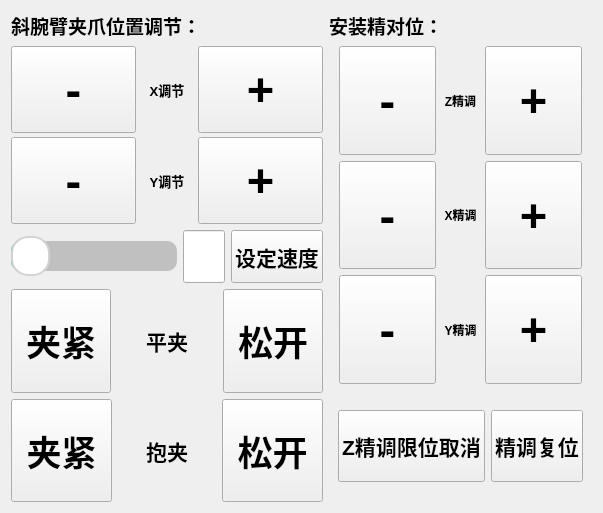
<?xml version="1.0" encoding="UTF-8"?>
<ui version="4.0">
 <class>ClampWidget</class>
 <widget class="QWidget" name="ClampWidget">
  <property name="geometry">
   <rect>
    <x>0</x>
    <y>0</y>
    <width>517</width>
    <height>513</height>
   </rect>
  </property>
  <property name="windowTitle">
   <string>Form</string>
  </property>
  <layout class="QHBoxLayout" name="horizontalLayout_5" stretch="1,1">
   <item>
    <layout class="QVBoxLayout" name="verticalLayout_6" stretch="4,1,4">
     <item>
      <layout class="QVBoxLayout" name="verticalLayout_5">
       <item>
        <widget class="QLabel" name="label_2">
         <property name="font">
          <font>
           <pointsize>14</pointsize>
           <bold>true</bold>
          </font>
         </property>
         <property name="text">
          <string>斜腕臂夹爪位置调节：</string>
         </property>
        </widget>
       </item>
       <item>
        <layout class="QVBoxLayout" name="verticalLayout_23" stretch="1,1">
         <property name="spacing">
          <number>4</number>
         </property>
         <item>
          <layout class="QHBoxLayout" name="horizontalLayout_43" stretch="2,1,2">
           <property name="spacing">
            <number>0</number>
           </property>
           <property name="leftMargin">
            <number>0</number>
           </property>
           <property name="rightMargin">
            <number>0</number>
           </property>
           <item>
            <widget class="QPushButton" name="C3Down_Btn">
             <property name="sizePolicy">
              <sizepolicy hsizetype="Preferred" vsizetype="Preferred">
               <horstretch>0</horstretch>
               <verstretch>0</verstretch>
              </sizepolicy>
             </property>
             <property name="font">
              <font>
               <pointsize>35</pointsize>
               <bold>true</bold>
              </font>
             </property>
             <property name="cursor">
              <cursorShape>PointingHandCursor</cursorShape>
             </property>
             <property name="styleSheet">
              <string notr="true"/>
             </property>
             <property name="text">
              <string>-</string>
             </property>
            </widget>
           </item>
           <item>
            <widget class="QLabel" name="label_51">
             <property name="font">
              <font>
               <pointsize>10</pointsize>
               <bold>true</bold>
              </font>
             </property>
             <property name="text">
              <string>X调节</string>
             </property>
             <property name="alignment">
              <set>Qt::AlignCenter</set>
             </property>
            </widget>
           </item>
           <item>
            <widget class="QPushButton" name="C3Up_Btn">
             <property name="sizePolicy">
              <sizepolicy hsizetype="Preferred" vsizetype="Preferred">
               <horstretch>0</horstretch>
               <verstretch>0</verstretch>
              </sizepolicy>
             </property>
             <property name="font">
              <font>
               <pointsize>35</pointsize>
               <bold>true</bold>
              </font>
             </property>
             <property name="cursor">
              <cursorShape>PointingHandCursor</cursorShape>
             </property>
             <property name="styleSheet">
              <string notr="true"/>
             </property>
             <property name="text">
              <string>+</string>
             </property>
            </widget>
           </item>
          </layout>
         </item>
         <item>
          <layout class="QHBoxLayout" name="horizontalLayout_53" stretch="2,1,2">
           <property name="spacing">
            <number>0</number>
           </property>
           <property name="leftMargin">
            <number>0</number>
           </property>
           <property name="rightMargin">
            <number>0</number>
           </property>
           <item>
            <widget class="QPushButton" name="C3Down_Btn_2">
             <property name="sizePolicy">
              <sizepolicy hsizetype="Preferred" vsizetype="Preferred">
               <horstretch>0</horstretch>
               <verstretch>0</verstretch>
              </sizepolicy>
             </property>
             <property name="font">
              <font>
               <pointsize>35</pointsize>
               <bold>true</bold>
              </font>
             </property>
             <property name="cursor">
              <cursorShape>PointingHandCursor</cursorShape>
             </property>
             <property name="styleSheet">
              <string notr="true"/>
             </property>
             <property name="text">
              <string>-</string>
             </property>
            </widget>
           </item>
           <item>
            <widget class="QLabel" name="label_57">
             <property name="font">
              <font>
               <pointsize>10</pointsize>
               <bold>true</bold>
              </font>
             </property>
             <property name="text">
              <string>Y调节</string>
             </property>
             <property name="alignment">
              <set>Qt::AlignCenter</set>
             </property>
            </widget>
           </item>
           <item>
            <widget class="QPushButton" name="C3Up_Btn_2">
             <property name="sizePolicy">
              <sizepolicy hsizetype="Preferred" vsizetype="Preferred">
               <horstretch>0</horstretch>
               <verstretch>0</verstretch>
              </sizepolicy>
             </property>
             <property name="font">
              <font>
               <pointsize>35</pointsize>
               <bold>true</bold>
              </font>
             </property>
             <property name="cursor">
              <cursorShape>PointingHandCursor</cursorShape>
             </property>
             <property name="styleSheet">
              <string notr="true"/>
             </property>
             <property name="text">
              <string>+</string>
             </property>
            </widget>
           </item>
          </layout>
         </item>
        </layout>
       </item>
      </layout>
     </item>
     <item>
      <layout class="QHBoxLayout" name="horizontalLayout_4" stretch="4,1,1">
       <property name="topMargin">
        <number>0</number>
       </property>
       <item>
        <widget class="QSlider" name="horizontalSlider">
         <property name="sizePolicy">
          <sizepolicy hsizetype="Expanding" vsizetype="Preferred">
           <horstretch>0</horstretch>
           <verstretch>0</verstretch>
          </sizepolicy>
         </property>
         <property name="styleSheet">
          <string notr="true">QSlider::handle:horizontal {
    width: 35px;
    height: 35px;
    margin-top: -5px; /* 根据滑槽高度调整这个值 */
    margin-left: 0px;
    margin-bottom: -5px; /* 根据滑槽高度调整这个值 */
    margin-right: 0px;
    background: white; /* 白色滑块 */
    border: 2px solid lightgray; /* 边框颜色 */
    border-radius: 17px; /* 设置圆形 */
}

QSlider::groove:horizontal {
    height: 30px;
    left: 0px;
    right: 0px;
    border: 0px;
    border-radius: 10px;
    background: rgba(0, 0, 0, 50); /* 滑槽背景 */
}
QSlider::sub-page:horizontal {
    border-radius: 10px; /* 确保与 groove 保持一致 */
     /* background: rgba(240, 240, 240, 1); /* 已经过的滑槽部分颜色 */
	background: rgb(64, 191, 191);
}

QSlider::add-page:horizontal {
    border-radius: 10px; /* 也对未经过的部分设置圆角 */
    background: transparent; /* 设置为透明或其他颜色 */
}</string>
         </property>
         <property name="orientation">
          <enum>Qt::Horizontal</enum>
         </property>
        </widget>
       </item>
       <item>
        <widget class="QLineEdit" name="lineEdit">
         <property name="sizePolicy">
          <sizepolicy hsizetype="Expanding" vsizetype="Preferred">
           <horstretch>0</horstretch>
           <verstretch>0</verstretch>
          </sizepolicy>
         </property>
        </widget>
       </item>
       <item>
        <widget class="QPushButton" name="pushButton_speed">
         <property name="sizePolicy">
          <sizepolicy hsizetype="Minimum" vsizetype="Preferred">
           <horstretch>0</horstretch>
           <verstretch>0</verstretch>
          </sizepolicy>
         </property>
         <property name="font">
          <font>
           <pointsize>16</pointsize>
           <bold>true</bold>
          </font>
         </property>
         <property name="text">
          <string>设定速度</string>
         </property>
        </widget>
       </item>
      </layout>
     </item>
     <item>
      <layout class="QVBoxLayout" name="verticalLayout_2">
       <item>
        <layout class="QHBoxLayout" name="horizontalLayout_2">
         <item>
          <widget class="QPushButton" name="C1C2grip_Btn">
           <property name="sizePolicy">
            <sizepolicy hsizetype="Minimum" vsizetype="Preferred">
             <horstretch>0</horstretch>
             <verstretch>0</verstretch>
            </sizepolicy>
           </property>
           <property name="minimumSize">
            <size>
             <width>100</width>
             <height>0</height>
            </size>
           </property>
           <property name="font">
            <font>
             <pointsize>26</pointsize>
             <italic>false</italic>
             <bold>true</bold>
            </font>
           </property>
           <property name="cursor">
            <cursorShape>PointingHandCursor</cursorShape>
           </property>
           <property name="styleSheet">
            <string notr="true">QPushButton:pressed
{
	background-color: rgb(160, 160, 160);
}

QPushButton:released
{
	background-color: rgb(255, 255, 255);
}</string>
           </property>
           <property name="text">
            <string>夹紧</string>
           </property>
          </widget>
         </item>
         <item>
          <widget class="QLabel" name="label_pz">
           <property name="minimumSize">
            <size>
             <width>100</width>
             <height>0</height>
            </size>
           </property>
           <property name="font">
            <font>
             <pointsize>16</pointsize>
             <bold>true</bold>
            </font>
           </property>
           <property name="cursor">
            <cursorShape>ArrowCursor</cursorShape>
           </property>
           <property name="text">
            <string>平夹</string>
           </property>
           <property name="alignment">
            <set>Qt::AlignCenter</set>
           </property>
          </widget>
         </item>
         <item>
          <widget class="QPushButton" name="C1C2release_Btn">
           <property name="sizePolicy">
            <sizepolicy hsizetype="Minimum" vsizetype="Preferred">
             <horstretch>0</horstretch>
             <verstretch>0</verstretch>
            </sizepolicy>
           </property>
           <property name="minimumSize">
            <size>
             <width>100</width>
             <height>0</height>
            </size>
           </property>
           <property name="font">
            <font>
             <pointsize>26</pointsize>
             <italic>false</italic>
             <bold>true</bold>
            </font>
           </property>
           <property name="cursor">
            <cursorShape>PointingHandCursor</cursorShape>
           </property>
           <property name="styleSheet">
            <string notr="true">QPushButton:pressed
{
	background-color: rgb(160, 160, 160);
}

QPushButton:released
{
	background-color: rgb(255, 255, 255);
}</string>
           </property>
           <property name="text">
            <string>松开</string>
           </property>
          </widget>
         </item>
        </layout>
       </item>
       <item>
        <layout class="QHBoxLayout" name="horizontalLayout_44">
         <property name="spacing">
          <number>4</number>
         </property>
         <item>
          <widget class="QPushButton" name="C3grip_Btn">
           <property name="sizePolicy">
            <sizepolicy hsizetype="Minimum" vsizetype="Preferred">
             <horstretch>0</horstretch>
             <verstretch>0</verstretch>
            </sizepolicy>
           </property>
           <property name="minimumSize">
            <size>
             <width>100</width>
             <height>0</height>
            </size>
           </property>
           <property name="font">
            <font>
             <pointsize>26</pointsize>
             <italic>false</italic>
             <bold>true</bold>
            </font>
           </property>
           <property name="cursor">
            <cursorShape>PointingHandCursor</cursorShape>
           </property>
           <property name="styleSheet">
            <string notr="true">QPushButton:pressed
{
	background-color: rgb(160, 160, 160);
}

QPushButton:released
{
	background-color: rgb(255, 255, 255);
}</string>
           </property>
           <property name="text">
            <string>夹紧</string>
           </property>
          </widget>
         </item>
         <item>
          <widget class="QLabel" name="label_bz">
           <property name="minimumSize">
            <size>
             <width>100</width>
             <height>0</height>
            </size>
           </property>
           <property name="font">
            <font>
             <pointsize>16</pointsize>
             <bold>true</bold>
            </font>
           </property>
           <property name="cursor">
            <cursorShape>ArrowCursor</cursorShape>
           </property>
           <property name="text">
            <string>抱夹</string>
           </property>
           <property name="alignment">
            <set>Qt::AlignCenter</set>
           </property>
          </widget>
         </item>
         <item>
          <widget class="QPushButton" name="C3release_Btn">
           <property name="sizePolicy">
            <sizepolicy hsizetype="Minimum" vsizetype="Preferred">
             <horstretch>0</horstretch>
             <verstretch>0</verstretch>
            </sizepolicy>
           </property>
           <property name="minimumSize">
            <size>
             <width>100</width>
             <height>0</height>
            </size>
           </property>
           <property name="font">
            <font>
             <pointsize>26</pointsize>
             <italic>false</italic>
             <bold>true</bold>
            </font>
           </property>
           <property name="cursor">
            <cursorShape>PointingHandCursor</cursorShape>
           </property>
           <property name="styleSheet">
            <string notr="true">QPushButton:pressed
{
	background-color: rgb(160, 160, 160);
}

QPushButton:released
{
	background-color: rgb(255, 255, 255);
}</string>
           </property>
           <property name="text">
            <string>松开</string>
           </property>
          </widget>
         </item>
        </layout>
       </item>
      </layout>
     </item>
    </layout>
   </item>
   <item>
    <layout class="QVBoxLayout" name="verticalLayout_4" stretch="0,3,1">
     <item>
      <layout class="QHBoxLayout" name="horizontalLayout">
       <item>
        <layout class="QVBoxLayout" name="verticalLayout_3" stretch="1">
         <item>
          <widget class="QLabel" name="label">
           <property name="font">
            <font>
             <pointsize>14</pointsize>
             <bold>true</bold>
            </font>
           </property>
           <property name="text">
            <string>安装精对位：</string>
           </property>
          </widget>
         </item>
        </layout>
       </item>
      </layout>
     </item>
     <item>
      <layout class="QVBoxLayout" name="verticalLayout">
       <item>
        <layout class="QHBoxLayout" name="horizontalLayout_50" stretch="2,1,2">
         <property name="spacing">
          <number>0</number>
         </property>
         <property name="leftMargin">
          <number>10</number>
         </property>
         <property name="rightMargin">
          <number>10</number>
         </property>
         <item>
          <widget class="QPushButton" name="Clamp_z_Down_Btn">
           <property name="sizePolicy">
            <sizepolicy hsizetype="Preferred" vsizetype="Preferred">
             <horstretch>0</horstretch>
             <verstretch>0</verstretch>
            </sizepolicy>
           </property>
           <property name="font">
            <font>
             <pointsize>35</pointsize>
             <bold>true</bold>
            </font>
           </property>
           <property name="cursor">
            <cursorShape>PointingHandCursor</cursorShape>
           </property>
           <property name="styleSheet">
            <string notr="true"/>
           </property>
           <property name="text">
            <string>-</string>
           </property>
          </widget>
         </item>
         <item>
          <widget class="QLabel" name="label_54">
           <property name="font">
            <font>
             <bold>true</bold>
            </font>
           </property>
           <property name="text">
            <string>Z精调</string>
           </property>
           <property name="alignment">
            <set>Qt::AlignCenter</set>
           </property>
          </widget>
         </item>
         <item>
          <widget class="QPushButton" name="Clamp_z_Up_Btn">
           <property name="sizePolicy">
            <sizepolicy hsizetype="Preferred" vsizetype="Preferred">
             <horstretch>0</horstretch>
             <verstretch>0</verstretch>
            </sizepolicy>
           </property>
           <property name="font">
            <font>
             <pointsize>35</pointsize>
             <bold>true</bold>
            </font>
           </property>
           <property name="cursor">
            <cursorShape>PointingHandCursor</cursorShape>
           </property>
           <property name="styleSheet">
            <string notr="true"/>
           </property>
           <property name="text">
            <string>+</string>
           </property>
          </widget>
         </item>
        </layout>
       </item>
       <item>
        <layout class="QHBoxLayout" name="horizontalLayout_48" stretch="2,1,2">
         <property name="spacing">
          <number>0</number>
         </property>
         <property name="leftMargin">
          <number>10</number>
         </property>
         <property name="rightMargin">
          <number>10</number>
         </property>
         <item>
          <widget class="QPushButton" name="Clamp_x_Down_Btn">
           <property name="sizePolicy">
            <sizepolicy hsizetype="Preferred" vsizetype="Preferred">
             <horstretch>0</horstretch>
             <verstretch>0</verstretch>
            </sizepolicy>
           </property>
           <property name="font">
            <font>
             <pointsize>35</pointsize>
             <bold>true</bold>
            </font>
           </property>
           <property name="cursor">
            <cursorShape>PointingHandCursor</cursorShape>
           </property>
           <property name="styleSheet">
            <string notr="true"/>
           </property>
           <property name="text">
            <string>-</string>
           </property>
          </widget>
         </item>
         <item>
          <widget class="QLabel" name="label_52">
           <property name="font">
            <font>
             <bold>true</bold>
            </font>
           </property>
           <property name="text">
            <string>X精调</string>
           </property>
           <property name="alignment">
            <set>Qt::AlignCenter</set>
           </property>
          </widget>
         </item>
         <item>
          <widget class="QPushButton" name="Clamp_x_Up_Btn">
           <property name="sizePolicy">
            <sizepolicy hsizetype="Preferred" vsizetype="Preferred">
             <horstretch>0</horstretch>
             <verstretch>0</verstretch>
            </sizepolicy>
           </property>
           <property name="font">
            <font>
             <pointsize>35</pointsize>
             <bold>true</bold>
            </font>
           </property>
           <property name="cursor">
            <cursorShape>PointingHandCursor</cursorShape>
           </property>
           <property name="styleSheet">
            <string notr="true"/>
           </property>
           <property name="text">
            <string>+</string>
           </property>
          </widget>
         </item>
        </layout>
       </item>
       <item>
        <layout class="QHBoxLayout" name="horizontalLayout_49" stretch="2,1,2">
         <property name="spacing">
          <number>0</number>
         </property>
         <property name="leftMargin">
          <number>10</number>
         </property>
         <property name="rightMargin">
          <number>10</number>
         </property>
         <item>
          <widget class="QPushButton" name="Clamp_y_Down_Btn">
           <property name="sizePolicy">
            <sizepolicy hsizetype="Preferred" vsizetype="Preferred">
             <horstretch>0</horstretch>
             <verstretch>0</verstretch>
            </sizepolicy>
           </property>
           <property name="font">
            <font>
             <pointsize>35</pointsize>
             <bold>true</bold>
            </font>
           </property>
           <property name="cursor">
            <cursorShape>PointingHandCursor</cursorShape>
           </property>
           <property name="styleSheet">
            <string notr="true"/>
           </property>
           <property name="text">
            <string>-</string>
           </property>
          </widget>
         </item>
         <item>
          <widget class="QLabel" name="label_53">
           <property name="font">
            <font>
             <bold>true</bold>
            </font>
           </property>
           <property name="text">
            <string>Y精调</string>
           </property>
           <property name="alignment">
            <set>Qt::AlignCenter</set>
           </property>
          </widget>
         </item>
         <item>
          <widget class="QPushButton" name="Clamp_y_Up_Btn">
           <property name="sizePolicy">
            <sizepolicy hsizetype="Preferred" vsizetype="Preferred">
             <horstretch>0</horstretch>
             <verstretch>0</verstretch>
            </sizepolicy>
           </property>
           <property name="font">
            <font>
             <pointsize>35</pointsize>
             <bold>true</bold>
            </font>
           </property>
           <property name="cursor">
            <cursorShape>PointingHandCursor</cursorShape>
           </property>
           <property name="styleSheet">
            <string notr="true"/>
           </property>
           <property name="text">
            <string>+</string>
           </property>
          </widget>
         </item>
        </layout>
       </item>
      </layout>
     </item>
     <item>
      <widget class="QWidget" name="widget" native="true">
       <layout class="QHBoxLayout" name="horizontalLayout_3" stretch="1,1">
        <property name="topMargin">
         <number>20</number>
        </property>
        <property name="bottomMargin">
         <number>20</number>
        </property>
        <item>
         <widget class="QPushButton" name="pushButton_recov_2">
          <property name="sizePolicy">
           <sizepolicy hsizetype="Minimum" vsizetype="Preferred">
            <horstretch>0</horstretch>
            <verstretch>0</verstretch>
           </sizepolicy>
          </property>
          <property name="font">
           <font>
            <pointsize>16</pointsize>
            <bold>true</bold>
           </font>
          </property>
          <property name="text">
           <string>Z精调限位取消</string>
          </property>
         </widget>
        </item>
        <item>
         <widget class="QPushButton" name="pushButton_recov">
          <property name="sizePolicy">
           <sizepolicy hsizetype="Minimum" vsizetype="Preferred">
            <horstretch>0</horstretch>
            <verstretch>0</verstretch>
           </sizepolicy>
          </property>
          <property name="font">
           <font>
            <pointsize>16</pointsize>
            <bold>true</bold>
           </font>
          </property>
          <property name="text">
           <string>精调复位</string>
          </property>
         </widget>
        </item>
       </layout>
      </widget>
     </item>
    </layout>
   </item>
  </layout>
 </widget>
 <resources/>
 <connections/>
</ui>
